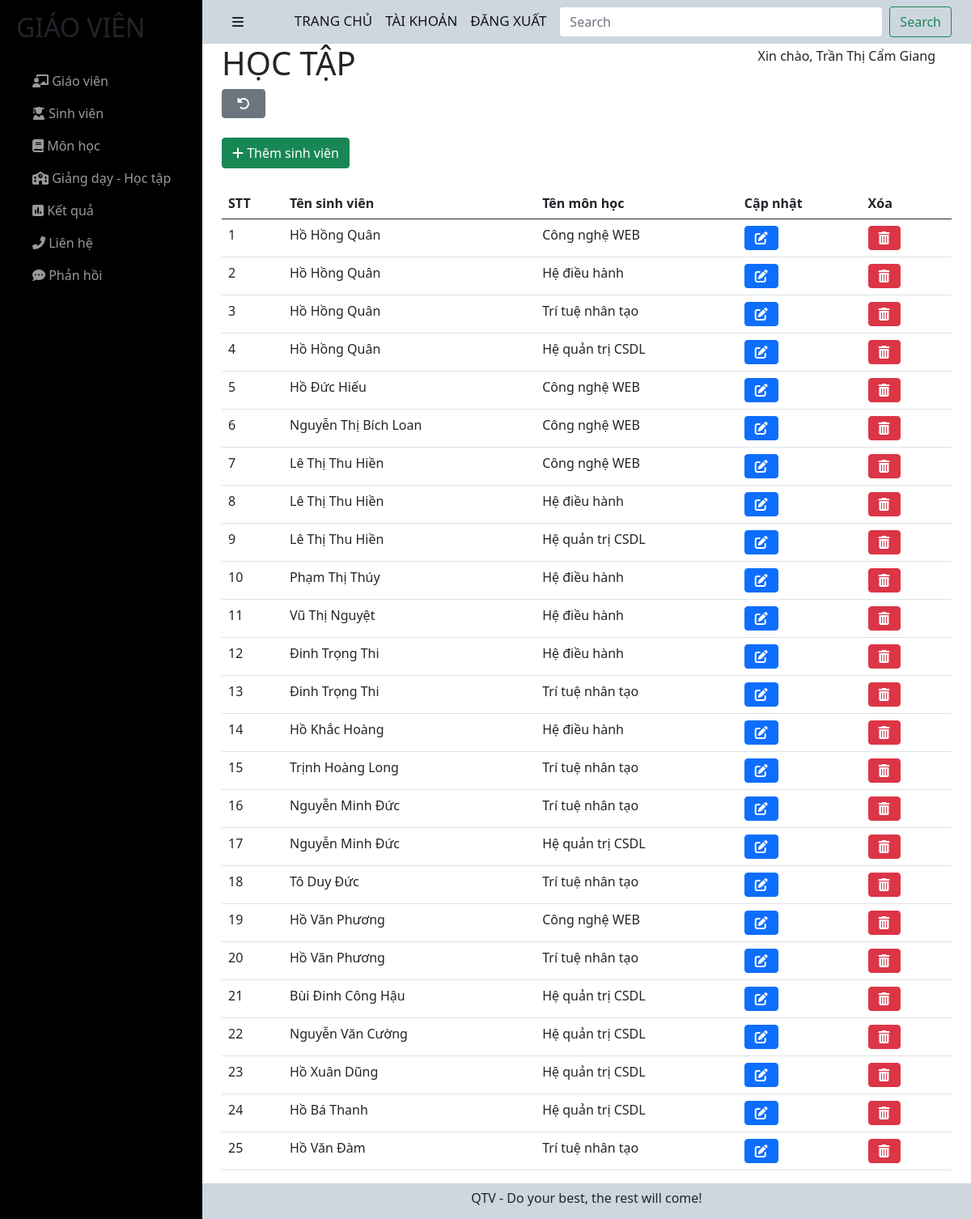
Screenshot of /admin/teacher/learn.php (signed in) with the database file from the repository.
### tables this page shows
CREATE TABLE `relationship` (
  `user_id` int(11) NOT NULL,
  `idMH` int(11) NOT NULL,
  `note` tinyint(4) DEFAULT NULL
);

CREATE TABLE `users` (
  `user_id` int(11) NOT NULL,
  `user_name` varchar(255) NOT NULL,
  `user_avatar` varchar(255) DEFAULT NULL,
  `user_gioitinh` tinyint(4) NOT NULL,
  `user_birthday` date NOT NULL,
  `user_phone` varchar(255) NOT NULL,
  `user_email` varchar(255) NOT NULL,
  `user_pass` varchar(255) NOT NULL,
  `user_level` int(11) NOT NULL,
  `status` tinyint(4) NOT NULL,
  `code` varchar(255) NOT NULL,
  `code_forgot` varchar(255) NOT NULL
);

CREATE TABLE `monhoc` (
  `idMH` int(11) NOT NULL,
  `nameMH` varchar(255) NOT NULL,
  `TC` int(11) NOT NULL
);

### admin/teacher/learn.php (the view)
<?php include('./header.php') ?>
<h1>HỌC TẬP</h1><a href="./learn-teach-admin.php"><button style="padding:1% 2%;" type="button" class="btn btn-secondary text-white me-2"><i class="fas fa-undo-alt"></i></button></a>
<br>
<br>
<a href="./add-learn-admin.php"><button type="button" class="btn btn-success text-white me-2"><i class="fas fa-plus"></i> Thêm sinh viên</button></a>
<br><br>
<table class="table">
    <thead>
        <tr>
            <th scope="col">STT</th>
            <th scope="col">Tên sinh viên</th>
            <th scope="col">Tên môn học</th>
            <th scope="col">Cập nhật</th>
            <th scope="col">Xóa</th>
        </tr>
    </thead>
    <tbody>
        <?php
        $sql = "SELECT * from relationship where note = 0";
        $res = mysqli_query($conn, $sql);
        $sn = 1;
        if ($res == true) {
            while ($row = mysqli_fetch_assoc($res)) {
                $user_id = $row['user_id'];
                $idMH = $row['idMH'];
                $sql3 = "SELECT * FROM users WHERE user_id = '$user_id'";
                $res3 = mysqli_query($conn, $sql3);
                $row3 = mysqli_fetch_assoc($res3);
                $sql2 = "SELECT * FROM monhoc WHERE idMH = '$idMH'";
                $res2 = mysqli_query($conn, $sql2);
                $row2 = mysqli_fetch_assoc($res2);
        ?>
                <tr>
                    <td><?php echo $sn++ ?></td>
                    <td><?php echo $row3['user_name']; ?></td>
                    <td><?php echo $row2['nameMH']; ?></td>
                    <td>
                        <a href="./upd-learn-admin.php?user_id=<?php echo $user_id ?>"><button type="button" class="btn btn-primary text-white me-2"><i class="fas fa-edit"></i></button></a>
                    </td>
                    <td>
                        <a href="./del-learn-admin.php?user_id=<?php echo $user_id ?>&&idMH=<?php echo $idMH ?>"><button type="button" class="btn btn-danger text-white me-2"><i class="fas fa-trash-alt"></i></button></a>
                    </td>
                </tr>
        <?php
            }
        }
        ?>
    </tbody>
</table>
<?php include('./footer.php') ?>

### admin/teacher/sidebar.css (style rules this page uses)
h6 { margin-top: 0; }
a { text-decoration: none; }

### rows the page displays
relationship: user.user_name "Hồ Hồng Quân", idMH.nameMH "Công nghệ WEB"
relationship: user.user_name "Hồ Hồng Quân", idMH.nameMH "Hệ điều hành"
relationship: user.user_name "Hồ Hồng Quân", idMH.nameMH "Trí tuệ nhân tạo"
relationship: user.user_name "Hồ Hồng Quân", idMH.nameMH "Hệ quản trị CSDL"
relationship: user.user_name "Hồ Đức Hiếu", idMH.nameMH "Công nghệ WEB"
relationship: user.user_name "Nguyễn Thị Bích Loan", idMH.nameMH "Công nghệ WEB"
relationship: user.user_name "Lê Thị Thu Hiền", idMH.nameMH "Công nghệ WEB"
relationship: user.user_name "Lê Thị Thu Hiền", idMH.nameMH "Hệ điều hành"
relationship: user.user_name "Lê Thị Thu Hiền", idMH.nameMH "Hệ quản trị CSDL"
relationship: user.user_name "Phạm Thị Thúy", idMH.nameMH "Hệ điều hành"
relationship: user.user_name "Vũ Thị Nguyệt", idMH.nameMH "Hệ điều hành"
relationship: user.user_name "Đinh Trọng Thi", idMH.nameMH "Hệ điều hành"
relationship: user.user_name "Đinh Trọng Thi", idMH.nameMH "Trí tuệ nhân tạo"
relationship: user.user_name "Hồ Khắc Hoàng", idMH.nameMH "Hệ điều hành"
relationship: user.user_name "Trịnh Hoàng Long", idMH.nameMH "Trí tuệ nhân tạo"
relationship: user.user_name "Nguyễn Minh Đức", idMH.nameMH "Trí tuệ nhân tạo"
relationship: user.user_name "Nguyễn Minh Đức", idMH.nameMH "Hệ quản trị CSDL"
relationship: user.user_name "Tô Duy Đức", idMH.nameMH "Trí tuệ nhân tạo"
relationship: user.user_name "Hồ Văn Phương", idMH.nameMH "Công nghệ WEB"
relationship: user.user_name "Hồ Văn Phương", idMH.nameMH "Trí tuệ nhân tạo"
relationship: user.user_name "Bùi Đinh Công Hậu", idMH.nameMH "Hệ quản trị CSDL"
relationship: user.user_name "Nguyễn Văn Cường", idMH.nameMH "Hệ quản trị CSDL"
relationship: user.user_name "Hồ Xuân Dũng", idMH.nameMH "Hệ quản trị CSDL"
relationship: user.user_name "Hồ Bá Thanh", idMH.nameMH "Hệ quản trị CSDL"
relationship: user.user_name "Hồ Văn Đàm", idMH.nameMH "Trí tuệ nhân tạo"

### other values shown
$_SESSION['display-username'] "Xin chào, Trần Thị Cẩm Giang"
